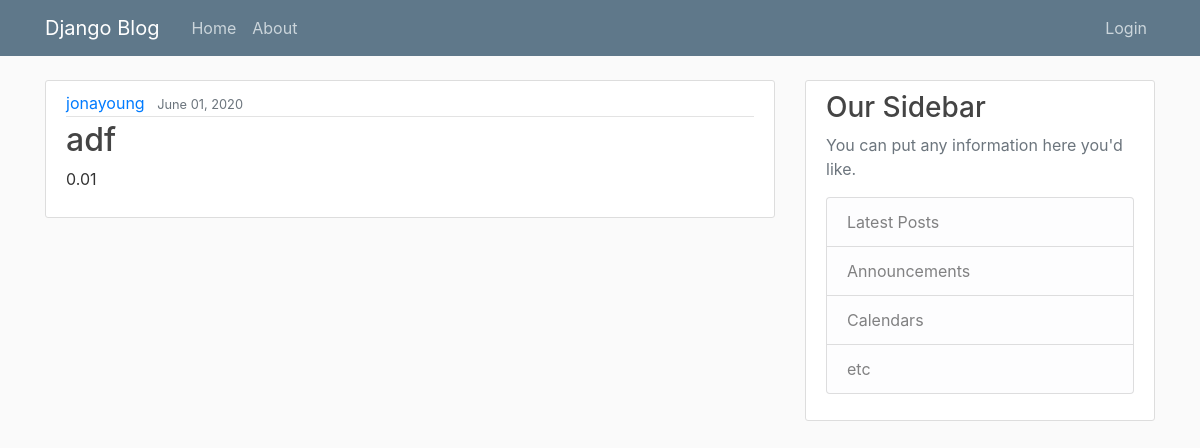
/members/, run on an earlier commit of the app's database.
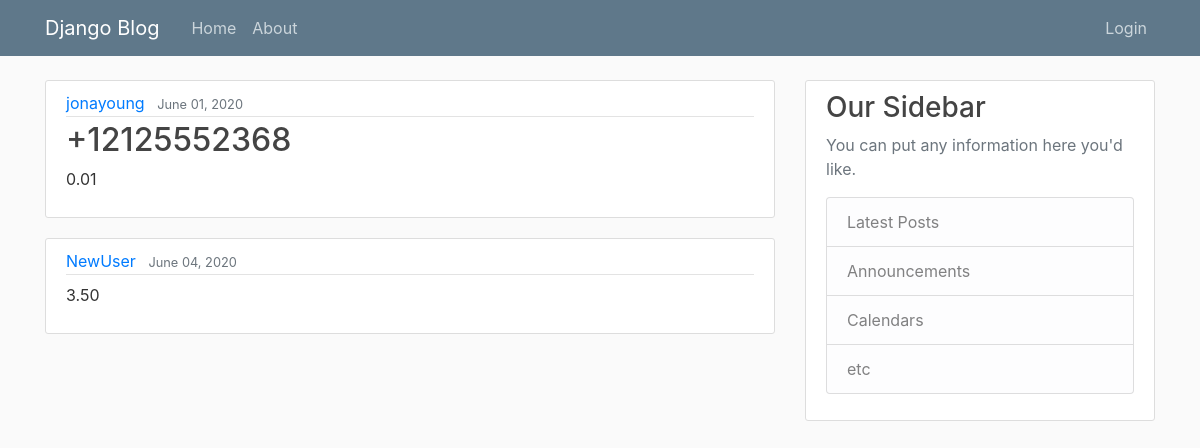
And on a later commit of the database.
### members/models.py (models this page shows, shortened)
class Members(models.Model):
    memberNum = models.OneToOneField(User, on_delete=models.CASCADE)
    memberLink = models.CharField(max_length=20)
    memberLevel = models.CharField(max_length=20)
    memberBegins = models.DateTimeField(default=datetime.datetime.now())
    firstName = models.CharField(max_length=30)
    lastName = models.CharField(max_length=30)
    gender = models.CharField(max_length=2, choices=[('ML', 'Male'), ('FL', 'Female'), ('OT', 'Other')])
    birthDate = models.DateField(default=datetime.datetime.now())
    emailAddress = models.CharField(max_length=40)
    street = models.CharField(max_length=100)
    city = models.CharField(max_length=40)
    province = models.CharField(max_length=40)
    postalCode = models.CharField(max_length=7)
    country = CountryField()
    homePhone = PhoneNumberField()
    cellPhone = PhoneNumberField()
    workPhone = PhoneNumberField()
    tennisRank = models.DecimalField(max_digits=3, decimal_places=2, default=0.00)
    squashRank = models.DecimalField(max_digits=3, decimal_places=2, default=0.00)
    badmintonRank = models.DecimalField(max_digits=3, decimal_places=2, default=0.00)
    platformRank = models.DecimalField(max_digits=3, decimal_places=2, default=0.00)

### members/views.py (the view)
# urls.py: path('', views.home, name='member-home'),
def home(request):
    context = {
        'members': Members.objects.all()
    }
    return render(request, 'members/home.html', context)

### members/templates/members/home.html
{% extends "members/base.html" %}
{% block content %}
    {% for member in members %}
        <article class="media content-section">
          <div class="media-body">
            <div class="article-metadata">
              <a class="mr-2" href="#">{{ member.memberNum }}</a>
              <small class="text-muted">{{ member.memberBegins|date:"F d, Y" }}</small>
            </div>
            <h2><a class="article-title" href="#">{{ member.homePhone }}</a></h2>
            <p class="article-content">{{ member.badmintonRank }}</p>
          </div>
        </article>
    {% endfor %}
{% endblock content %}

### members/templates/members/base.html (shortened to what this page needs)
{% load static %}
<!DOCTYPE html>
<html>
<head>
    <link rel="stylesheet" href="https://maxcdn.bootstrapcdn.com/bootstrap/4.0.0/css/bootstrap.min.css">
    <link rel="stylesheet" type="text/css" href="{% static 'members/main.css' %}">
</head>
<body>
    <header class="site-header">
      <nav class="navbar navbar-expand-md navbar-dark bg-steel fixed-top">
        <div class="container">
          <a class="navbar-brand mr-4" href="{% url 'member-home' %}">Django Blog</a>
          <div class="collapse navbar-collapse" id="navbarToggle">
            <div class="navbar-nav mr-auto">
              <a class="nav-item nav-link" href="{% url 'member-home' %}">Home</a>
              <a class="nav-item nav-link" href="#">About</a>
            </div>
            <div class="navbar-nav">
              {% if user.is_authenticated %}
                <a class="nav-item nav-link" href="{% url 'profile' %}">Profile</a>
                <a class="nav-item nav-link" href="{% url 'logout' %}">Logout</a>
              {% else %}
                <a class="nav-item nav-link" href="{% url 'login' %}">Login</a>
              {% endif %}
            </div>
          </div>
        </div>
      </nav>
    </header>
    <main role="main" class="container">
      <div class="row">
        <div class="col-md-8">
          {% block content %}{% endblock %}
        </div>
        <div class="col-md-4">
          <div class="content-section">
            <h3>Our Sidebar</h3>
            <p class='text-muted'>You can put any information here you'd like.
              <ul class="list-group">
                <li class="list-group-item list-group-item-light">Latest Posts</li>
                <li class="list-group-item list-group-item-light">Announcements</li>
                <li class="list-group-item list-group-item-light">Calendars</li>
                <li class="list-group-item list-group-item-light">etc</li>
              </ul>
            </p>
          </div>
        </div>
      </div>
    </main>
</body>
</html>

### members/static/members/main.css (style rules this page uses)
body { background: #fafafa; color: #333333; margin-top: 5rem; }
h1, h2, h3, h4, h5, h6 { color: #444444; }
ul { margin: 0; }
.bg-steel { background-color: #5f788a; }
.site-header .navbar-nav .nav-link { color: #cbd5db; }
.content-section { background: #ffffff; padding: 10px 20px; border: 1px solid #dddddd; border-radius: 3px; margin-bottom: 20px; }
.article-title { color: #444444; }
.article-content { white-space: pre-line; }
.article-metadata { padding-bottom: 1px; margin-bottom: 4px; border-bottom: 1px solid #e3e3e3 }

What changed in the data, as far as the page shows it:
changed Members "June 01, 2020": homePhone "adf" → "+12125552368"
added Members: memberNum "NewUser", memberBegins "June 04, 2020", badmintonRank "3.50"
